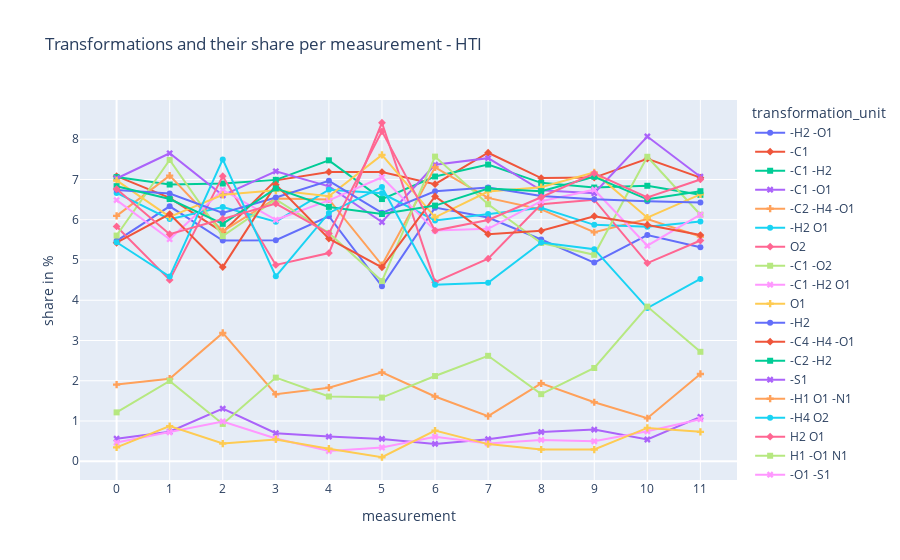
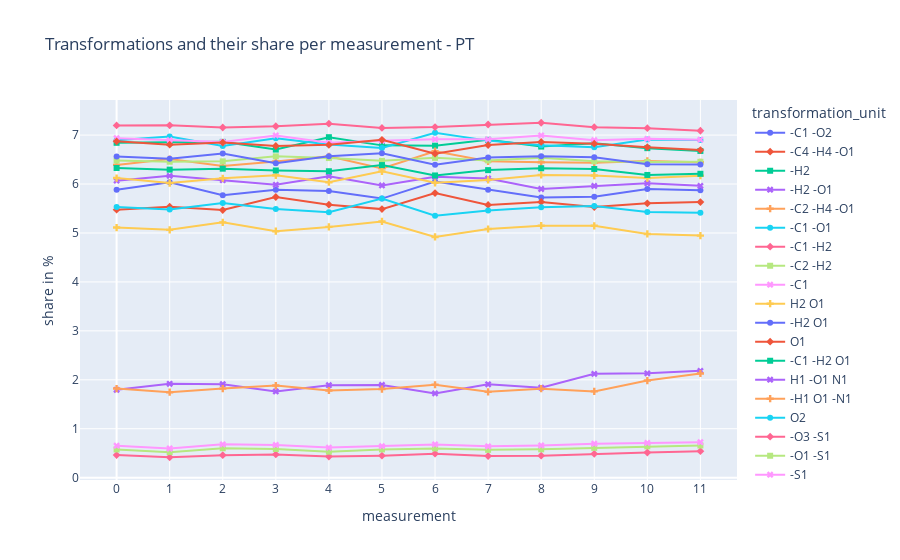

Source (notebook cell) for these figures, in order:
### Markdown cell above
## Test functions here

### Code cell
df_time = call_graph.run("""
    MATCH (t:Measurement)
    RETURN t.point_in_time as time
""").to_data_frame()

time_list = df_time['time'].to_list()
del time_list[-1]

df_tu_hti = call_graph.run("""
    MATCH (:Molecule)-[t:HAS_TRANSFORMED_INTO]->(:Molecule)
    RETURN DISTINCT t.transformation_unit as transformation_unit
    """).to_data_frame()

df_tu_pt = call_graph.run("""
    MATCH (:Molecule)-[t:POTENTIAL_TRANSFORMATION]->(:Molecule)
    RETURN DISTINCT t.tu_pt as transformation_unit
    """).to_data_frame()

for ele in time_list:
    transform_count_hti = call_graph.run("""
    MATCH (m:Measurement)-[:MEASURED_IN]-(:Molecule)-[t:HAS_TRANSFORMED_INTO]->(:Molecule)
    WHERE m.point_in_time = """ + str(ele) + """
    RETURN t.transformation_unit as transformation_unit, count(t.transformation_unit) as Count_HTI_""" + str(ele) + """
    ORDER BY Count_HTI_""" + str(ele) + """ DESC
    """).to_data_frame()

    transform_count_cti = call_graph.run("""
    MATCH (m:Measurement)-[:MEASURED_IN]-(:Molecule)-[t:POTENTIAL_TRANSFORMATION]->(:Molecule)
    WHERE m.point_in_time = """ + str(ele) + """
    RETURN t.tu_pt as transformation_unit, count(t.tu_pt) as Count_PT_""" + str(ele) + """
    ORDER BY Count_PT_""" + str(ele) + """ DESC
    """).to_data_frame()
    
    df_tu_hti = pd.merge(df_tu_hti, transform_count_hti, on=["transformation_unit"])
    df_tu_hti['share_hti_' + str(ele)] = df_tu_hti['Count_HTI_' + str(ele)]/df_tu_hti['Count_HTI_' + str(ele)].sum()*100
    
    df_tu_pt = pd.merge(df_tu_pt, transform_count_cti, on=["transformation_unit"])
    df_tu_pt['share_pt_' + str(ele)] = df_tu_pt['Count_PT_' + str(ele)]/df_tu_pt['Count_PT_' + str(ele)].sum()*100

# drop columns 'Count_'
# HTI
droplist_hti = [i for i in df_tu_hti.columns if i.startswith('Count')]
df_tu_hti = df_tu_hti.drop(columns=droplist_hti, axis=1)
# PT
droplist_pt = [i for i in df_tu_pt.columns if i.startswith('Count')]
df_tu_pt = df_tu_pt.drop(columns=droplist_pt, axis=1)

# make dataframe vertical
# HTI
df_tu_hti = df_tu_hti.replace('', np.nan).set_index('transformation_unit').stack().reset_index(name='share').drop('level_1',1)
# PT
df_tu_pt = df_tu_pt.replace('', np.nan).set_index('transformation_unit').stack().reset_index(name='share').drop('level_1',1)

# add time to dataframe
# HTI
times_repeat = len(df_tu_hti)/len(time_list)
times_list_hti = time_list * int(times_repeat)
df_tu_hti['point_in_time'] = times_list_hti
# PT
times_repeat = len(df_tu_pt)/len(time_list)
times_list_pt = time_list * int(times_repeat)
df_tu_pt['point_in_time'] = times_list_pt

# create plots
# HTI
fig = px.line(df_tu_hti, x='point_in_time', y='share', color='transformation_unit', symbol="transformation_unit",
                labels={
                    "share": "share in %",
                    "point_in_time": "measurement"
                 },
                title="Transformations and their share per measurement - HTI")
fig.update_layout(
    xaxis = dict(
        tickmode = 'linear',
        tick0 = 0,
        dtick = 1
    )
)
fig.show()

# PT
fig = px.line(df_tu_pt, x='point_in_time', y='share', color='transformation_unit', symbol="transformation_unit",
                labels={
                    "share": "share in %",
                    "point_in_time": "measurement"
                 },
                title="Transformations and their share per measurement - PT")
fig.update_layout(
    xaxis = dict(
        tickmode = 'linear',
        tick0 = 0,
        dtick = 1
    )
)
fig.show()

### Figure 1 — Plotly figure (JSON) as saved in the notebook; plotly's stock layout.template omitted (floating-point values rounded to 4 significant figures)
{"data": [{"hovertemplate": "transformation_unit=-H2 -O1<br>measurement=%{x}<br>share in %=%{y}<extra></extra>", "legendgroup": "-H2 -O1", "line": {"color": "#636efa", "dash": "solid"}, "marker": {"symbol": "circle"}, "mode": "lines+markers", "name": "-H2 -O1", "orientation": "v", "showlegend": true, "type": "scatter", "x": [0, 1, 2, 3, 4, 5, 6, 7, 8, 9, 10, 11], "xaxis": "x", "y": [5.476, 6.334, 5.483, 5.491, 6.087, 4.347, 6.301, 6.056, 5.509, 4.935, 5.619, 5.315], "yaxis": "y"}, {"hovertemplate": "transformation_unit=-C1<br>measurement=%{x}<br>share in %=%{y}<extra></extra>", "legendgroup": "-C1", "line": {"color": "#EF553B", "dash": "solid"}, "marker": {"symbol": "diamond"}, "mode": "lines+markers", "name": "-C1", "orientation": "v", "showlegend": true, "type": "scatter", "x": [0, 1, 2, 3, 4, 5, 6, 7, 8, 9, 10, 11], "xaxis": "x", "y": [7.083, 6.542, 5.691, 6.978, 7.187, 7.184, 6.884, 7.664, 7.035, 7.047, 7.516, 7.046], "yaxis": "y"}, {"hovertemplate": "transformation_unit=-C1 -H2<br>measurement=%{x}<br>share in %=%{y}<extra></extra>", "legendgroup": "-C1 -H2", "line": {"color": "#00cc96", "dash": "solid"}, "marker": {"symbol": "square"}, "mode": "lines+markers", "name": "-C1 -H2", "orientation": "v", "showlegend": true, "type": "scatter", "x": [0, 1, 2, 3, 4, 5, 6, 7, 8, 9, 10, 11], "xaxis": "x", "y": [7.06, 6.875, 6.899, 6.99, 7.476, 6.514, 7.074, 7.372, 6.916, 6.8, 6.844, 6.619], "yaxis": "y"}, {"hovertemplate": "transformation_unit=-C1 -O1<br>measurement=%{x}<br>share in %=%{y}<extra></extra>", "legendgroup": "-C1 -O1", "line": {"color": "#ab63fa", "dash": "solid"}, "marker": {"symbol": "x"}, "mode": "lines+markers", "name": "-C1 -O1", "orientation": "v", "showlegend": true, "type": "scatter", "x": [0, 1, 2, 3, 4, 5, 6, 7, 8, 9, 10, 11], "xaxis": "x", "y": [7.024, 7.651, 6.606, 7.203, 6.828, 5.944, 7.366, 7.53, 6.732, 6.659, 8.068, 7.068], "yaxis": "y"}, {"hovertemplate": "transformation_unit=-C2 -H4 -O1<br>measurement=%{x}<br>share in %=%{y}<extra></extra>", "legendgroup": "-C2 -H4 -O1", "line": {"color": "#FFA15A", "dash": "solid"}, "marker": {"symbol": "cross"}, "mode": "lines+markers", "name": "-C2 -H4 -O1", "orientation": "v", "showlegend": true, "type": "scatter", "x": [0, 1, 2, 3, 4, 5, 6, 7, 8, 9, 10, 11], "xaxis": "x", "y": [6.095, 7.096, 5.715, 6.53, 6.504, 4.875, 7.302, 6.543, 6.256, 5.69, 6.015, 5.585], "yaxis": "y"}, {"hovertemplate": "transformation_unit=-H2 O1<br>measurement=%{x}<br>share in %=%{y}<extra></extra>", "legendgroup": "-H2 O1", "line": {"color": "#19d3f3", "dash": "solid"}, "marker": {"symbol": "circle"}, "mode": "lines+markers", "name": "-H2 O1", "orientation": "v", "showlegend": true, "type": "scatter", "x": [0, 1, 2, 3, 4, 5, 6, 7, 8, 9, 10, 11], "xaxis": "x", "y": [6.667, 6.015, 6.313, 5.951, 6.747, 6.656, 5.984, 6.141, 6.299, 5.873, 5.823, 5.956], "yaxis": "y"}, {"hovertemplate": "transformation_unit=O2<br>measurement=%{x}<br>share in %=%{y}<extra></extra>", "legendgroup": "O2", "line": {"color": "#FF6692", "dash": "solid"}, "marker": {"symbol": "diamond"}, "mode": "lines+markers", "name": "O2", "orientation": "v", "showlegend": true, "type": "scatter", "x": [0, 1, 2, 3, 4, 5, 6, 7, 8, 9, 10, 11], "xaxis": "x", "y": [5.833, 4.505, 7.083, 4.877, 5.173, 8.409, 4.45, 5.032, 6.386, 6.498, 4.923, 5.484], "yaxis": "y"}, {"hovertemplate": "transformation_unit=-C1 -O2<br>measurement=%{x}<br>share in %=%{y}<extra></extra>", "legendgroup": "-C1 -O2", "line": {"color": "#B6E880", "dash": "solid"}, "marker": {"symbol": "square"}, "mode": "lines+markers", "name": "-C1 -O2", "orientation": "v", "showlegend": true, "type": "scatter", "x": [0, 1, 2, 3, 4, 5, 6, 7, 8, 9, 10, 11], "xaxis": "x", "y": [5.607, 7.484, 5.593, 6.506, 5.671, 4.475, 7.568, 6.385, 5.423, 5.129, 7.564, 6.124], "yaxis": "y"}, {"hovertemplate": "transformation_unit=-C1 -H2 O1<br>measurement=%{x}<br>share in %=%{y}<extra></extra>", "legendgroup": "-C1 -H2 O1", "line": {"color": "#FF97FF", "dash": "solid"}, "marker": {"symbol": "x"}, "mode": "lines+markers", "name": "-C1 -H2 O1", "orientation": "v", "showlegend": true, "type": "scatter", "x": [0, 1, 2, 3, 4, 5, 6, 7, 8, 9, 10, 11], "xaxis": "x", "y": [6.488, 5.516, 6.741, 5.998, 6.481, 7.055, 5.73, 5.776, 6.462, 6.746, 5.355, 6.124], "yaxis": "y"}, {"hovertemplate": "transformation_unit=O1<br>measurement=%{x}<br>share in %=%{y}<extra></extra>", "legendgroup": "O1", "line": {"color": "#FECB52", "dash": "solid"}, "marker": {"symbol": "cross"}, "mode": "lines+markers", "name": "O1", "orientation": "v", "showlegend": true, "type": "scatter", "x": [0, 1, 2, 3, 4, 5, 6, 7, 8, 9, 10, 11], "xaxis": "x", "y": [6.976, 6.071, 6.619, 6.73, 6.585, 7.611, 6.06, 6.702, 6.808, 7.177, 6.051, 6.63], "yaxis": "y"}, {"hovertemplate": "transformation_unit=-H2<br>measurement=%{x}<br>share in %=%{y}<extra></extra>", "legendgroup": "-H2", "line": {"color": "#636efa", "dash": "solid"}, "marker": {"symbol": "circle"}, "mode": "lines+markers", "name": "-H2", "orientation": "v", "showlegend": true, "type": "scatter", "x": [0, 1, 2, 3, 4, 5, 6, 7, 8, 9, 10, 11], "xaxis": "x", "y": [6.738, 6.653, 6.167, 6.553, 6.967, 6.172, 6.706, 6.799, 6.592, 6.509, 6.459, 6.428], "yaxis": "y"}, {"hovertemplate": "transformation_unit=-C4 -H4 -O1<br>measurement=%{x}<br>share in %=%{y}<extra></extra>", "legendgroup": "-C4 -H4 -O1", "line": {"color": "#EF553B", "dash": "solid"}, "marker": {"symbol": "diamond"}, "mode": "lines+markers", "name": "-C4 -H4 -O1", "orientation": "v", "showlegend": true, "type": "scatter", "x": [0, 1, 2, 3, 4, 5, 6, 7, 8, 9, 10, 11], "xaxis": "x", "y": [5.429, 6.14, 4.824, 6.872, 5.532, 4.818, 6.58, 5.642, 5.726, 6.088, 5.871, 5.619], "yaxis": "y"}, {"hovertemplate": "transformation_unit=-C2 -H2<br>measurement=%{x}<br>share in %=%{y}<extra></extra>", "legendgroup": "-C2 -H2", "line": {"color": "#00cc96", "dash": "solid"}, "marker": {"symbol": "square"}, "mode": "lines+markers", "name": "-C2 -H2", "orientation": "v", "showlegend": true, "type": "scatter", "x": [0, 1, 2, 3, 4, 5, 6, 7, 8, 9, 10, 11], "xaxis": "x", "y": [6.833, 6.514, 5.898, 6.778, 6.319, 6.143, 6.351, 6.775, 6.711, 7.069, 6.507, 6.709], "yaxis": "y"}, {"hovertemplate": "transformation_unit=-S1<br>measurement=%{x}<br>share in %=%{y}<extra></extra>", "legendgroup": "-S1", "line": {"color": "#ab63fa", "dash": "solid"}, "marker": {"symbol": "x"}, "mode": "lines+markers", "name": "-S1", "orientation": "v", "showlegend": true, "type": "scatter", "x": [0, 1, 2, 3, 4, 5, 6, 7, 8, 9, 10, 11], "xaxis": "x", "y": [0.5595, 0.7346, 1.307, 0.6967, 0.6134, 0.5559, 0.431, 0.5483, 0.7252, 0.7866, 0.5403, 1.101], "yaxis": "y"}, {"hovertemplate": "transformation_unit=-H1 O1 -N1<br>measurement=%{x}<br>share in %=%{y}<extra></extra>", "legendgroup": "-H1 O1 -N1", "line": {"color": "#FFA15A", "dash": "solid"}, "marker": {"symbol": "cross"}, "mode": "lines+markers", "name": "-H1 O1 -N1", "orientation": "v", "showlegend": true, "type": "scatter", "x": [0, 1, 2, 3, 4, 5, 6, 7, 8, 9, 10, 11], "xaxis": "x", "y": [1.905, 2.051, 3.187, 1.665, 1.828, 2.209, 1.61, 1.121, 1.937, 1.466, 1.069, 2.169], "yaxis": "y"}, {"hovertemplate": "transformation_unit=-H4 O2<br>measurement=%{x}<br>share in %=%{y}<extra></extra>", "legendgroup": "-H4 O2", "line": {"color": "#19d3f3", "dash": "solid"}, "marker": {"symbol": "circle"}, "mode": "lines+markers", "name": "-H4 O2", "orientation": "v", "showlegend": true, "type": "scatter", "x": [0, 1, 2, 3, 4, 5, 6, 7, 8, 9, 10, 11], "xaxis": "x", "y": [5.44, 4.588, 7.498, 4.593, 6.168, 6.813, 4.386, 4.435, 5.433, 5.269, 3.806, 4.529], "yaxis": "y"}, {"hovertemplate": "transformation_unit=H2 O1<br>measurement=%{x}<br>share in %=%{y}<extra></extra>", "legendgroup": "H2 O1", "line": {"color": "#FF6692", "dash": "solid"}, "marker": {"symbol": "diamond"}, "mode": "lines+markers", "name": "H2 O1", "orientation": "v", "showlegend": true, "type": "scatter", "x": [0, 1, 2, 3, 4, 5, 6, 7, 8, 9, 10, 11], "xaxis": "x", "y": [6.762, 5.641, 6.02, 6.4, 5.659, 8.196, 5.73, 5.995, 6.559, 7.155, 6.555, 7.001], "yaxis": "y"}, {"hovertemplate": "transformation_unit=H1 -O1 N1<br>measurement=%{x}<br>share in %=%{y}<extra></extra>", "legendgroup": "H1 -O1 N1", "line": {"color": "#B6E880", "dash": "solid"}, "marker": {"symbol": "square"}, "mode": "lines+markers", "name": "H1 -O1 N1", "orientation": "v", "showlegend": true, "type": "scatter", "x": [0, 1, 2, 3, 4, 5, 6, 7, 8, 9, 10, 11], "xaxis": "x", "y": [1.214, 1.996, 0.9281, 2.078, 1.609, 1.582, 2.117, 2.62, 1.667, 2.317, 3.842, 2.719], "yaxis": "y"}, {"hovertemplate": "transformation_unit=-O1 -S1<br>measurement=%{x}<br>share in %=%{y}<extra></extra>", "legendgroup": "-O1 -S1", "line": {"color": "#FF97FF", "dash": "solid"}, "marker": {"symbol": "x"}, "mode": "lines+markers", "name": "-O1 -S1", "orientation": "v", "showlegend": true, "type": "scatter", "x": [0, 1, 2, 3, 4, 5, 6, 7, 8, 9, 10, 11], "xaxis": "x", "y": [0.4643, 0.7207, 0.9891, 0.5668, 0.2546, 0.3421, 0.6085, 0.4386, 0.5304, 0.4957, 0.7444, 1.045], "yaxis": "y"}, {"hovertemplate": "transformation_unit=-O3 -S1<br>measurement=%{x}<br>share in %=%{y}<extra></extra>", "legendgroup": "-O3 -S1", "line": {"color": "#FECB52", "dash": "solid"}, "marker": {"symbol": "cross"}, "mode": "lines+markers", "name": "-O3 -S1", "orientation": "v", "showlegend": true, "type": "scatter", "x": [0, 1, 2, 3, 4, 5, 6, 7, 8, 9, 10, 11], "xaxis": "x", "y": [0.3452, 0.8732, 0.4396, 0.5432, 0.3125, 0.09977, 0.7606, 0.4265, 0.2922, 0.2909, 0.8284, 0.7304], "yaxis": "y"}], "layout": {"legend": {"title": {"text": "transformation_unit"}, "tracegroupgap": 0}, "title": {"text": "Transformations and their share per measurement - HTI"}, "xaxis": {"anchor": "y", "domain": [0, 1], "dtick": 1, "tick0": 0, "tickmode": "linear", "title": {"text": "measurement"}}, "yaxis": {"anchor": "x", "domain": [0, 1], "title": {"text": "share in %"}}}}

### Figure 2 — Plotly figure (JSON) as saved in the notebook; plotly's stock layout.template omitted (floating-point values rounded to 4 significant figures)
{"data": [{"hovertemplate": "transformation_unit=-C1 -O2<br>measurement=%{x}<br>share in %=%{y}<extra></extra>", "legendgroup": "-C1 -O2", "line": {"color": "#636efa", "dash": "solid"}, "marker": {"symbol": "circle"}, "mode": "lines+markers", "name": "-C1 -O2", "orientation": "v", "showlegend": true, "type": "scatter", "x": [0, 1, 2, 3, 4, 5, 6, 7, 8, 9, 10, 11], "xaxis": "x", "y": [5.881, 6.037, 5.77, 5.884, 5.86, 5.702, 6.05, 5.883, 5.725, 5.743, 5.896, 5.873], "yaxis": "y"}, {"hovertemplate": "transformation_unit=-C4 -H4 -O1<br>measurement=%{x}<br>share in %=%{y}<extra></extra>", "legendgroup": "-C4 -H4 -O1", "line": {"color": "#EF553B", "dash": "solid"}, "marker": {"symbol": "diamond"}, "mode": "lines+markers", "name": "-C4 -H4 -O1", "orientation": "v", "showlegend": true, "type": "scatter", "x": [0, 1, 2, 3, 4, 5, 6, 7, 8, 9, 10, 11], "xaxis": "x", "y": [5.476, 5.535, 5.468, 5.735, 5.578, 5.487, 5.815, 5.574, 5.633, 5.531, 5.607, 5.631], "yaxis": "y"}, {"hovertemplate": "transformation_unit=-H2<br>measurement=%{x}<br>share in %=%{y}<extra></extra>", "legendgroup": "-H2", "line": {"color": "#00cc96", "dash": "solid"}, "marker": {"symbol": "square"}, "mode": "lines+markers", "name": "-H2", "orientation": "v", "showlegend": true, "type": "scatter", "x": [0, 1, 2, 3, 4, 5, 6, 7, 8, 9, 10, 11], "xaxis": "x", "y": [6.842, 6.847, 6.862, 6.704, 6.957, 6.79, 6.784, 6.903, 6.766, 6.831, 6.733, 6.676], "yaxis": "y"}, {"hovertemplate": "transformation_unit=-H2 -O1<br>measurement=%{x}<br>share in %=%{y}<extra></extra>", "legendgroup": "-H2 -O1", "line": {"color": "#ab63fa", "dash": "solid"}, "marker": {"symbol": "x"}, "mode": "lines+markers", "name": "-H2 -O1", "orientation": "v", "showlegend": true, "type": "scatter", "x": [0, 1, 2, 3, 4, 5, 6, 7, 8, 9, 10, 11], "xaxis": "x", "y": [6.069, 6.167, 6.079, 5.984, 6.161, 5.971, 6.15, 6.115, 5.898, 5.961, 6.015, 5.963], "yaxis": "y"}, {"hovertemplate": "transformation_unit=-C2 -H4 -O1<br>measurement=%{x}<br>share in %=%{y}<extra></extra>", "legendgroup": "-C2 -H4 -O1", "line": {"color": "#FFA15A", "dash": "solid"}, "marker": {"symbol": "cross"}, "mode": "lines+markers", "name": "-C2 -H4 -O1", "orientation": "v", "showlegend": true, "type": "scatter", "x": [0, 1, 2, 3, 4, 5, 6, 7, 8, 9, 10, 11], "xaxis": "x", "y": [6.391, 6.51, 6.368, 6.459, 6.568, 6.319, 6.67, 6.464, 6.444, 6.434, 6.472, 6.445], "yaxis": "y"}, {"hovertemplate": "transformation_unit=-C1 -O1<br>measurement=%{x}<br>share in %=%{y}<extra></extra>", "legendgroup": "-C1 -O1", "line": {"color": "#19d3f3", "dash": "solid"}, "marker": {"symbol": "circle"}, "mode": "lines+markers", "name": "-C1 -O1", "orientation": "v", "showlegend": true, "type": "scatter", "x": [0, 1, 2, 3, 4, 5, 6, 7, 8, 9, 10, 11], "xaxis": "x", "y": [6.896, 6.973, 6.776, 6.935, 6.808, 6.737, 7.047, 6.887, 6.792, 6.753, 6.907, 6.9], "yaxis": "y"}, {"hovertemplate": "transformation_unit=-C1 -H2<br>measurement=%{x}<br>share in %=%{y}<extra></extra>", "legendgroup": "-C1 -H2", "line": {"color": "#FF6692", "dash": "solid"}, "marker": {"symbol": "diamond"}, "mode": "lines+markers", "name": "-C1 -H2", "orientation": "v", "showlegend": true, "type": "scatter", "x": [0, 1, 2, 3, 4, 5, 6, 7, 8, 9, 10, 11], "xaxis": "x", "y": [7.198, 7.2, 7.155, 7.18, 7.233, 7.146, 7.165, 7.216, 7.252, 7.162, 7.14, 7.088], "yaxis": "y"}, {"hovertemplate": "transformation_unit=-C2 -H2<br>measurement=%{x}<br>share in %=%{y}<extra></extra>", "legendgroup": "-C2 -H2", "line": {"color": "#B6E880", "dash": "solid"}, "marker": {"symbol": "square"}, "mode": "lines+markers", "name": "-C2 -H2", "orientation": "v", "showlegend": true, "type": "scatter", "x": [0, 1, 2, 3, 4, 5, 6, 7, 8, 9, 10, 11], "xaxis": "x", "y": [6.478, 6.455, 6.463, 6.565, 6.531, 6.474, 6.534, 6.483, 6.539, 6.465, 6.452, 6.455], "yaxis": "y"}, {"hovertemplate": "transformation_unit=-C1<br>measurement=%{x}<br>share in %=%{y}<extra></extra>", "legendgroup": "-C1", "line": {"color": "#FF97FF", "dash": "solid"}, "marker": {"symbol": "x"}, "mode": "lines+markers", "name": "-C1", "orientation": "v", "showlegend": true, "type": "scatter", "x": [0, 1, 2, 3, 4, 5, 6, 7, 8, 9, 10, 11], "xaxis": "x", "y": [6.935, 6.897, 6.86, 6.994, 6.842, 6.884, 6.913, 6.913, 6.993, 6.894, 6.924, 6.906], "yaxis": "y"}, {"hovertemplate": "transformation_unit=H2 O1<br>measurement=%{x}<br>share in %=%{y}<extra></extra>", "legendgroup": "H2 O1", "line": {"color": "#FECB52", "dash": "solid"}, "marker": {"symbol": "cross"}, "mode": "lines+markers", "name": "H2 O1", "orientation": "v", "showlegend": true, "type": "scatter", "x": [0, 1, 2, 3, 4, 5, 6, 7, 8, 9, 10, 11], "xaxis": "x", "y": [6.123, 6.02, 6.118, 6.178, 6.036, 6.258, 6.025, 6.084, 6.185, 6.173, 6.121, 6.17], "yaxis": "y"}, {"hovertemplate": "transformation_unit=-H2 O1<br>measurement=%{x}<br>share in %=%{y}<extra></extra>", "legendgroup": "-H2 O1", "line": {"color": "#636efa", "dash": "solid"}, "marker": {"symbol": "circle"}, "mode": "lines+markers", "name": "-H2 O1", "orientation": "v", "showlegend": true, "type": "scatter", "x": [0, 1, 2, 3, 4, 5, 6, 7, 8, 9, 10, 11], "xaxis": "x", "y": [6.563, 6.518, 6.623, 6.423, 6.568, 6.629, 6.392, 6.542, 6.569, 6.547, 6.402, 6.397], "yaxis": "y"}, {"hovertemplate": "transformation_unit=O1<br>measurement=%{x}<br>share in %=%{y}<extra></extra>", "legendgroup": "O1", "line": {"color": "#EF553B", "dash": "solid"}, "marker": {"symbol": "diamond"}, "mode": "lines+markers", "name": "O1", "orientation": "v", "showlegend": true, "type": "scatter", "x": [0, 1, 2, 3, 4, 5, 6, 7, 8, 9, 10, 11], "xaxis": "x", "y": [6.872, 6.803, 6.846, 6.777, 6.801, 6.902, 6.619, 6.797, 6.861, 6.826, 6.753, 6.693], "yaxis": "y"}, {"hovertemplate": "transformation_unit=-C1 -H2 O1<br>measurement=%{x}<br>share in %=%{y}<extra></extra>", "legendgroup": "-C1 -H2 O1", "line": {"color": "#00cc96", "dash": "solid"}, "marker": {"symbol": "square"}, "mode": "lines+markers", "name": "-C1 -H2 O1", "orientation": "v", "showlegend": true, "type": "scatter", "x": [0, 1, 2, 3, 4, 5, 6, 7, 8, 9, 10, 11], "xaxis": "x", "y": [6.328, 6.294, 6.314, 6.277, 6.262, 6.387, 6.175, 6.284, 6.323, 6.308, 6.185, 6.209], "yaxis": "y"}, {"hovertemplate": "transformation_unit=H1 -O1 N1<br>measurement=%{x}<br>share in %=%{y}<extra></extra>", "legendgroup": "H1 -O1 N1", "line": {"color": "#ab63fa", "dash": "solid"}, "marker": {"symbol": "x"}, "mode": "lines+markers", "name": "H1 -O1 N1", "orientation": "v", "showlegend": true, "type": "scatter", "x": [0, 1, 2, 3, 4, 5, 6, 7, 8, 9, 10, 11], "xaxis": "x", "y": [1.795, 1.918, 1.91, 1.762, 1.89, 1.895, 1.722, 1.908, 1.838, 2.121, 2.132, 2.182], "yaxis": "y"}, {"hovertemplate": "transformation_unit=-H1 O1 -N1<br>measurement=%{x}<br>share in %=%{y}<extra></extra>", "legendgroup": "-H1 O1 -N1", "line": {"color": "#FFA15A", "dash": "solid"}, "marker": {"symbol": "cross"}, "mode": "lines+markers", "name": "-H1 O1 -N1", "orientation": "v", "showlegend": true, "type": "scatter", "x": [0, 1, 2, 3, 4, 5, 6, 7, 8, 9, 10, 11], "xaxis": "x", "y": [1.821, 1.746, 1.82, 1.882, 1.781, 1.811, 1.899, 1.754, 1.819, 1.763, 1.985, 2.129], "yaxis": "y"}, {"hovertemplate": "transformation_unit=O2<br>measurement=%{x}<br>share in %=%{y}<extra></extra>", "legendgroup": "O2", "line": {"color": "#19d3f3", "dash": "solid"}, "marker": {"symbol": "circle"}, "mode": "lines+markers", "name": "O2", "orientation": "v", "showlegend": true, "type": "scatter", "x": [0, 1, 2, 3, 4, 5, 6, 7, 8, 9, 10, 11], "xaxis": "x", "y": [5.529, 5.48, 5.611, 5.492, 5.426, 5.704, 5.352, 5.459, 5.528, 5.552, 5.429, 5.412], "yaxis": "y"}, {"hovertemplate": "transformation_unit=-O3 -S1<br>measurement=%{x}<br>share in %=%{y}<extra></extra>", "legendgroup": "-O3 -S1", "line": {"color": "#FF6692", "dash": "solid"}, "marker": {"symbol": "diamond"}, "mode": "lines+markers", "name": "-O3 -S1", "orientation": "v", "showlegend": true, "type": "scatter", "x": [0, 1, 2, 3, 4, 5, 6, 7, 8, 9, 10, 11], "xaxis": "x", "y": [0.4611, 0.4173, 0.4591, 0.4758, 0.4302, 0.4486, 0.4904, 0.4432, 0.4486, 0.4869, 0.5143, 0.5423], "yaxis": "y"}, {"hovertemplate": "transformation_unit=-O1 -S1<br>measurement=%{x}<br>share in %=%{y}<extra></extra>", "legendgroup": "-O1 -S1", "line": {"color": "#B6E880", "dash": "solid"}, "marker": {"symbol": "square"}, "mode": "lines+markers", "name": "-O1 -S1", "orientation": "v", "showlegend": true, "type": "scatter", "x": [0, 1, 2, 3, 4, 5, 6, 7, 8, 9, 10, 11], "xaxis": "x", "y": [0.5764, 0.5216, 0.6008, 0.586, 0.5307, 0.5772, 0.5977, 0.5685, 0.5791, 0.6095, 0.6403, 0.6576], "yaxis": "y"}, {"hovertemplate": "transformation_unit=-S1<br>measurement=%{x}<br>share in %=%{y}<extra></extra>", "legendgroup": "-S1", "line": {"color": "#FF97FF", "dash": "solid"}, "marker": {"symbol": "x"}, "mode": "lines+markers", "name": "-S1", "orientation": "v", "showlegend": true, "type": "scatter", "x": [0, 1, 2, 3, 4, 5, 6, 7, 8, 9, 10, 11], "xaxis": "x", "y": [0.6537, 0.5961, 0.6805, 0.6687, 0.6144, 0.6439, 0.68, 0.6407, 0.6586, 0.6945, 0.7119, 0.7251], "yaxis": "y"}, {"hovertemplate": "transformation_unit=-H4 O2<br>measurement=%{x}<br>share in %=%{y}<extra></extra>", "legendgroup": "-H4 O2", "line": {"color": "#FECB52", "dash": "solid"}, "marker": {"symbol": "cross"}, "mode": "lines+markers", "name": "-H4 O2", "orientation": "v", "showlegend": true, "type": "scatter", "x": [0, 1, 2, 3, 4, 5, 6, 7, 8, 9, 10, 11], "xaxis": "x", "y": [5.11, 5.064, 5.217, 5.036, 5.124, 5.235, 4.919, 5.081, 5.148, 5.146, 4.98, 4.947], "yaxis": "y"}], "layout": {"legend": {"title": {"text": "transformation_unit"}, "tracegroupgap": 0}, "title": {"text": "Transformations and their share per measurement - PT"}, "xaxis": {"anchor": "y", "domain": [0, 1], "dtick": 1, "tick0": 0, "tickmode": "linear", "title": {"text": "measurement"}}, "yaxis": {"anchor": "x", "domain": [0, 1], "title": {"text": "share in %"}}}}
